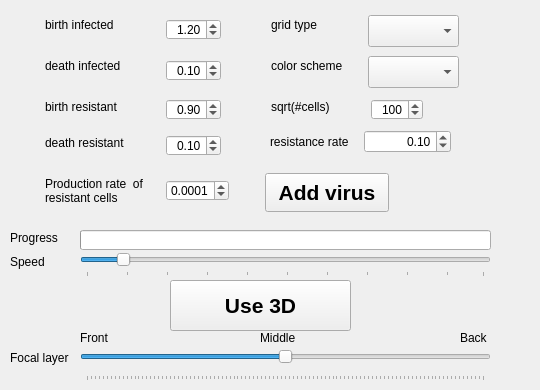
    <widget class="QWidget" name="tab">
     <attribute name="title">
      <string>Settings</string>
     </attribute>
     <widget class="QSlider" name="speed_slider">
      <property name="geometry">
       <rect>
        <x>80</x>
        <y>250</y>
        <width>411</width>
        <height>27</height>
       </rect>
      </property>
      <property name="font">
       <font>
        <pointsize>5</pointsize>
       </font>
      </property>
      <property name="minimum">
       <number>1</number>
      </property>
      <property name="maximum">
       <number>100</number>
      </property>
      <property name="singleStep">
       <number>1</number>
      </property>
      <property name="value">
       <number>10</number>
      </property>
      <property name="orientation">
       <enum>Qt::Horizontal</enum>
      </property>
      <property name="tickPosition">
       <enum>QSlider::TicksBelow</enum>
      </property>
      <property name="tickInterval">
       <number>10</number>
      </property>
     </widget>
     <widget class="QLabel" name="label_26">
      <property name="geometry">
       <rect>
        <x>10</x>
        <y>230</y>
        <width>54</width>
        <height>16</height>
       </rect>
      </property>
      <property name="text">
       <string>Progress</string>
      </property>
     </widget>
     <widget class="QProgressBar" name="progressBar">
      <property name="geometry">
       <rect>
        <x>80</x>
        <y>230</y>
        <width>411</width>
        <height>20</height>
       </rect>
      </property>
      <property name="font">
       <font>
        <pointsize>7</pointsize>
       </font>
      </property>
      <property name="value">
       <number>0</number>
      </property>
      <property name="textVisible">
       <bool>false</bool>
      </property>
     </widget>
     <widget class="QLabel" name="label_11">
      <property name="geometry">
       <rect>
        <x>10</x>
        <y>250</y>
        <width>54</width>
        <height>24</height>
       </rect>
      </property>
      <property name="text">
       <string>Speed</string>
      </property>
     </widget>
     <widget class="QLabel" name="label_30">
      <property name="geometry">
       <rect>
        <x>10</x>
        <y>350</y>
        <width>71</width>
        <height>16</height>
       </rect>
      </property>
      <property name="text">
       <string>Focal layer</string>
      </property>
     </widget>
     <widget class="QLabel" name="label_33">
      <property name="geometry">
       <rect>
        <x>460</x>
        <y>330</y>
        <width>71</width>
        <height>16</height>
       </rect>
      </property>
      <property name="text">
       <string>Back</string>
      </property>
     </widget>
     <widget class="QSlider" name="depth_slider">
      <property name="geometry">
       <rect>
        <x>80</x>
        <y>340</y>
        <width>411</width>
        <height>41</height>
       </rect>
      </property>
      <property name="maximum">
       <number>100</number>
      </property>
      <property name="value">
       <number>50</number>
      </property>
      <property name="orientation">
       <enum>Qt::Horizontal</enum>
      </property>
      <property name="tickPosition">
       <enum>QSlider::TicksBelow</enum>
      </property>
     </widget>
     <widget class="QLabel" name="label_32">
      <property name="geometry">
       <rect>
        <x>260</x>
        <y>330</y>
        <width>71</width>
        <height>16</height>
       </rect>
      </property>
      <property name="text">
       <string>Middle</string>
      </property>
     </widget>
     <widget class="QLabel" name="label_31">
      <property name="geometry">
       <rect>
        <x>80</x>
        <y>330</y>
        <width>71</width>
        <height>16</height>
       </rect>
      </property>
      <property name="text">
       <string>Front</string>
      </property>
     </widget>
     <widget class="QPushButton" name="btn_use_3d">
      <property name="geometry">
       <rect>
        <x>170</x>
        <y>280</y>
        <width>181</width>
        <height>51</height>
       </rect>
      </property>
      <property name="font">
       <font>
        <pointsize>16</pointsize>
        <bold>true</bold>
       </font>
      </property>
      <property name="text">
       <string>Use 3D</string>
      </property>
     </widget>
     <widget class="QLabel" name="label_24">
      <property name="geometry">
       <rect>
        <x>271</x>
        <y>99</y>
        <width>70</width>
        <height>16</height>
       </rect>
      </property>
      <property name="text">
       <string>sqrt(#cells)</string>
      </property>
      <property name="scaledContents">
       <bool>false</bool>
      </property>
      <property name="wordWrap">
       <bool>true</bool>
      </property>
     </widget>
     <widget class="QLabel" name="label_9">
      <property name="geometry">
       <rect>
        <x>45</x>
        <y>58</y>
        <width>88</width>
        <height>16</height>
       </rect>
      </property>
      <property name="text">
       <string>death infected</string>
      </property>
     </widget>
     <widget class="QComboBox" name="drpdwnbox_display">
      <property name="geometry">
       <rect>
        <x>368</x>
        <y>56</y>
        <width>91</width>
        <height>32</height>
       </rect>
      </property>
      <property name="currentText">
       <string notr="true"/>
      </property>
     </widget>
     <widget class="QComboBox" name="box_grid_type">
      <property name="geometry">
       <rect>
        <x>368</x>
        <y>15</y>
        <width>91</width>
        <height>32</height>
       </rect>
      </property>
      <property name="currentText">
       <string notr="true"/>
      </property>
     </widget>
     <widget class="QDoubleSpinBox" name="box_birth_cancer_resistant">
      <property name="geometry">
       <rect>
        <x>166</x>
        <y>99</y>
        <width>55</width>
        <height>21</height>
       </rect>
      </property>
      <property name="alignment">
       <set>Qt::AlignRight|Qt::AlignTrailing|Qt::AlignVCenter</set>
      </property>
      <property name="singleStep">
       <double>0.010000000000000</double>
      </property>
      <property name="value">
       <double>0.900000000000000</double>
      </property>
     </widget>
     <widget class="QLabel" name="label_22">
      <property name="geometry">
       <rect>
        <x>271</x>
        <y>58</y>
        <width>82</width>
        <height>16</height>
       </rect>
      </property>
      <property name="text">
       <string>color scheme</string>
      </property>
     </widget>
     <widget class="QLabel" name="label_19">
      <property name="geometry">
       <rect>
        <x>45</x>
        <y>175</y>
        <width>113</width>
        <height>32</height>
       </rect>
      </property>
      <property name="text">
       <string>Production rate  of resistant cells</string>
      </property>
      <property name="wordWrap">
       <bool>true</bool>
      </property>
     </widget>
     <widget class="QDoubleSpinBox" name="box_birth_infected">
      <property name="geometry">
       <rect>
        <x>166</x>
        <y>19</y>
        <width>55</width>
        <height>21</height>
       </rect>
      </property>
      <property name="alignment">
       <set>Qt::AlignRight|Qt::AlignTrailing|Qt::AlignVCenter</set>
      </property>
      <property name="singleStep">
       <double>0.010000000000000</double>
      </property>
      <property name="value">
       <double>1.200000000000000</double>
      </property>
     </widget>
     <widget class="QDoubleSpinBox" name="box_death_infected">
      <property name="geometry">
       <rect>
        <x>166</x>
        <y>60</y>
        <width>55</width>
        <height>21</height>
       </rect>
      </property>
      <property name="alignment">
       <set>Qt::AlignRight|Qt::AlignTrailing|Qt::AlignVCenter</set>
      </property>
      <property name="singleStep">
       <double>0.010000000000000</double>
      </property>
      <property name="value">
       <double>0.100000000000000</double>
      </property>
     </widget>
     <widget class="QLabel" name="label_18">
      <property name="geometry">
       <rect>
        <x>45</x>
        <y>99</y>
        <width>85</width>
        <height>16</height>
       </rect>
      </property>
      <property name="text">
       <string>birth resistant</string>
      </property>
     </widget>
     <widget class="QLabel" name="label_17">
      <property name="geometry">
       <rect>
        <x>45</x>
        <y>135</y>
        <width>91</width>
        <height>16</height>
       </rect>
      </property>
      <property name="text">
       <string>death resistant</string>
      </property>
     </widget>
     <widget class="QDoubleSpinBox" name="box_death_cancer_resistant">
      <property name="geometry">
       <rect>
        <x>166</x>
        <y>135</y>
        <width>55</width>
        <height>21</height>
       </rect>
      </property>
      <property name="alignment">
       <set>Qt::AlignRight|Qt::AlignTrailing|Qt::AlignVCenter</set>
      </property>
      <property name="singleStep">
       <double>0.010000000000000</double>
      </property>
      <property name="value">
       <double>0.100000000000000</double>
      </property>
     </widget>
     <widget class="QLabel" name="label_23">
      <property name="geometry">
       <rect>
        <x>271</x>
        <y>17</y>
        <width>55</width>
        <height>16</height>
       </rect>
      </property>
      <property name="text">
       <string>grid type</string>
      </property>
      <property name="scaledContents">
       <bool>false</bool>
      </property>
      <property name="wordWrap">
       <bool>true</bool>
      </property>
     </widget>
     <widget class="QDoubleSpinBox" name="box_sq_num_cells">
      <property name="geometry">
       <rect>
        <x>371</x>
        <y>99</y>
        <width>52</width>
        <height>21</height>
       </rect>
      </property>
      <property name="alignment">
       <set>Qt::AlignRight|Qt::AlignTrailing|Qt::AlignVCenter</set>
      </property>
      <property name="decimals">
       <number>0</number>
      </property>
      <property name="maximum">
       <double>2000.000000000000000</double>
      </property>
      <property name="singleStep">
       <double>100.000000000000000</double>
      </property>
      <property name="value">
       <double>100.000000000000000</double>
      </property>
     </widget>
     <widget class="QPushButton" name="btn_add_virus">
      <property name="geometry">
       <rect>
        <x>265</x>
        <y>173</y>
        <width>124</width>
        <height>39</height>
       </rect>
      </property>
      <property name="font">
       <font>
        <pointsize>16</pointsize>
        <bold>true</bold>
       </font>
      </property>
      <property name="text">
       <string>Add virus</string>
      </property>
     </widget>
     <widget class="QDoubleSpinBox" name="box_freq_resistant_cancer">
      <property name="geometry">
       <rect>
        <x>166</x>
        <y>180</y>
        <width>63</width>
        <height>21</height>
       </rect>
      </property>
      <property name="alignment">
       <set>Qt::AlignRight|Qt::AlignTrailing|Qt::AlignVCenter</set>
      </property>
      <property name="decimals">
       <number>4</number>
      </property>
      <property name="maximum">
       <double>1.000000000000000</double>
      </property>
      <property name="singleStep">
       <double>0.001000000000000</double>
      </property>
      <property name="value">
       <double>0.000100000000000</double>
      </property>
     </widget>
     <widget class="QLabel" name="label_8">
      <property name="geometry">
       <rect>
        <x>45</x>
        <y>17</y>
        <width>82</width>
        <height>16</height>
       </rect>
      </property>
      <property name="text">
       <string>birth infected</string>
      </property>
     </widget>
     <widget class="QWidget" name="layoutWidget">
      <property name="geometry">
       <rect>
        <x>270</x>
        <y>130</y>
        <width>181</width>
        <height>23</height>
       </rect>
      </property>
      <layout class="QHBoxLayout" name="horizontalLayout">
       <item>
        <widget class="QLabel" name="label_34">
         <property name="text">
          <string>resistance rate</string>
         </property>
         <property name="scaledContents">
          <bool>false</bool>
         </property>
         <property name="wordWrap">
          <bool>true</bool>
         </property>
        </widget>
       </item>
       <item>
        <widget class="QDoubleSpinBox" name="box_resistance_rate">
         <property name="alignment">
          <set>Qt::AlignRight|Qt::AlignTrailing|Qt::AlignVCenter</set>
         </property>
         <property name="singleStep">
          <double>0.010000000000000</double>
         </property>
         <property name="value">
          <double>0.100000000000000</double>
         </property>
        </widget>
       </item>
      </layout>
     </widget>
    </widget>
